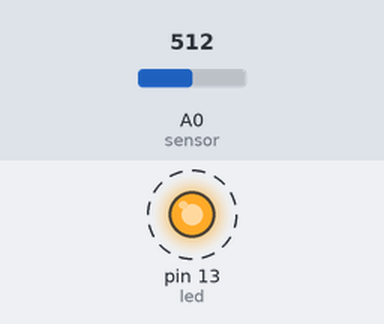
The sketch below on a simulated Arduino Uno, built with avr-gcc and run on an emulated ATmega328P. Parts: output pins drawn as LEDs (lit = HIGH). Dashed ring = blinking. Inputs (shaded band) come from the test bench; at power-on: A0 (sensor) = 512.

Above: at 1.25 s.
1.3 s: A0 (sensor) set to 107
4.3 s: A0 (sensor) set to 90
At 4.8 s:
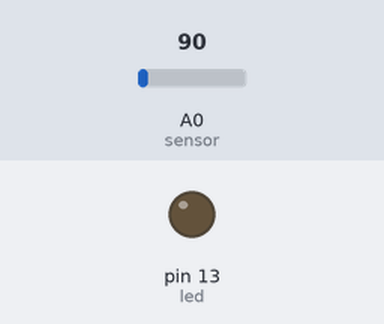
5.8 s: A0 (sensor) set to 110
At 6.05 s:
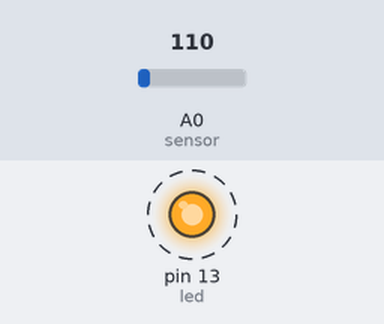
8.8 s: A0 (sensor) set to 0
Timing chart, 0 to 11.3 s (numbered marks = the images above; inputs shaded):
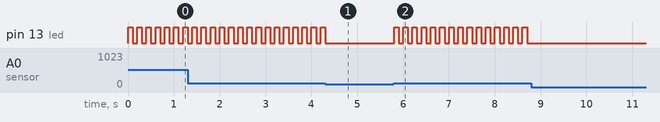

The sketch:

Blink.ino
```cpp
/*
 * LED BLINK FOR FUN
 */
int sensor=A0;
int led=13;

int SensorIn =0;


//-----------------------------------------------------------------------------------------------------------------
void setup() {


  // initialize digital pin LED_BUILTIN as an output.
  pinMode(led, OUTPUT);
  pinMode(SensorIn,INPUT);
  pinMode(12,INPUT);
}

//-------------------------------------------------------------------------------------------


// the loop function runs over and over again forever
void loop() {

SensorIn=analogRead(sensor);


  if(SensorIn>100)
  {

    digitalWrite(led,HIGH);
delay(100);

digitalWrite(led,LOW);
delay(100);


digitalWrite(12,LOW);


  }
  else
  {

 digitalWrite(led,LOW);


    digitalWrite(12,HIGH);
delay(100);

digitalWrite(12,LOW);
delay(100);

 //digitalWrite(12,HIGH);

  }
}
```

Measured:
- the behaviour switches between 101 and 100 on A0 (sensor) (found by bisection; images 0 and 1)
- after the input at 4.3 s, pin 13 (led): goes on until 4.3 s, then stays LOW
- after the input at 5.8 s, pin 13 (led): alternates HIGH for 0.10 s and LOW for 0.10 s, starting at once
- after the input at 8.8 s, pin 13 (led): stops changing and stays LOW
- by itself, pin 13 (led): alternates HIGH for 0.10 s and LOW for 0.10 s
